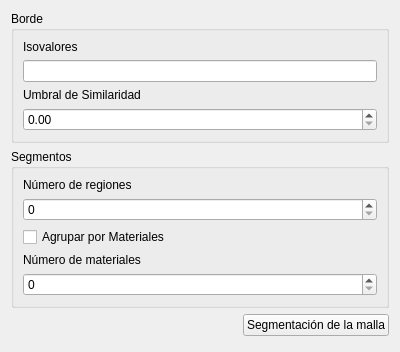
<?xml version="1.0" encoding="UTF-8"?>
<ui version="4.0">
 <class>PageSegmentMesh</class>
 <widget class="QWidget" name="PageSegmentMesh">
  <property name="geometry">
   <rect>
    <x>0</x>
    <y>0</y>
    <width>400</width>
    <height>352</height>
   </rect>
  </property>
  <property name="windowTitle">
   <string>Form</string>
  </property>
  <layout class="QVBoxLayout" name="verticalLayout_3">
   <item>
    <widget class="QGroupBox" name="groupBox">
     <property name="title">
      <string>Borde</string>
     </property>
     <layout class="QVBoxLayout" name="verticalLayout_2">
      <item>
       <widget class="QLabel" name="label_3">
        <property name="text">
         <string>Isovalores</string>
        </property>
       </widget>
      </item>
      <item>
       <widget class="QLineEdit" name="segment_isovalues"/>
      </item>
      <item>
       <widget class="QLabel" name="label_4">
        <property name="text">
         <string>Umbral de Similaridad</string>
        </property>
       </widget>
      </item>
     <item>
       <widget class="QDoubleSpinBox" name="construction_threshold_isovalues"/>
     </item>
     </layout>
    </widget>
   </item>
   <item>
    <widget class="QGroupBox" name="groupBox_2">
     <property name="title">
      <string>Segmentos</string>
     </property>
     <layout class="QVBoxLayout" name="verticalLayout">
      <item>
       <widget class="QLabel" name="label">
        <property name="text">
         <string>Número de regiones</string>
        </property>
       </widget>
      </item>
      <item>
       <widget class="QSpinBox" name="segment_regions_number"/>
      </item>
      <item>
       <widget class="QCheckBox" name="Checkbox">
        <property name="text">
         <string>Agrupar por Materiales</string>
        </property>
       </widget>
      </item>
      <item>
       <widget class="QLabel" name="label_2">
        <property name="text">
         <string>Número de materiales</string>
        </property>
       </widget>
      </item>
      <item>
       <widget class="QSpinBox" name="segment_materials_number"/>
      </item>
     </layout>
    </widget>
   </item>
   <item>
    <layout class="QHBoxLayout" name="horizontalLayout">
     <item>
      <spacer name="horizontalSpacer">
       <property name="orientation">
        <enum>Qt::Horizontal</enum>
       </property>
       <property name="sizeHint" stdset="0">
        <size>
         <width>40</width>
         <height>20</height>
        </size>
       </property>
      </spacer>
     </item>
     <item>
      <widget class="QPushButton" name="pushButton">
       <property name="text">
        <string>Segmentación de la malla</string>
       </property>
      </widget>
     </item>
    </layout>
   </item>
   <item>
    <spacer name="verticalSpacer">
     <property name="orientation">
      <enum>Qt::Vertical</enum>
     </property>
     <property name="sizeHint" stdset="0">
      <size>
       <width>20</width>
       <height>40</height>
      </size>
     </property>
    </spacer>
   </item>
  </layout>
 </widget>
 <resources/>
 <connections/>
</ui>
